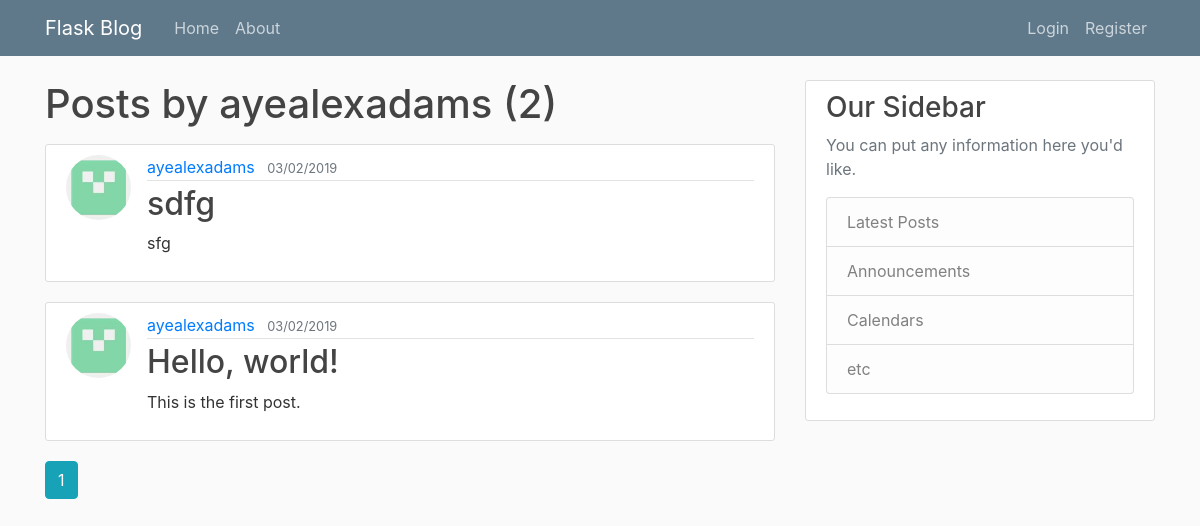
The page /user/ayealexadams/posts on the database its author committed.
### blog/models.py (models this page shows, shortened)
class User(db.Model, UserMixin):
	id = db.Column(db.Integer, primary_key=True)
	username = db.Column(db.String(20), unique=True, nullable=False)
	email = db.Column(db.String(120), unique=True, nullable=False)
	account_icon = db.Column(db.String(20), nullable=False, default="default.jpg")
	password = db.Column(db.String(60), nullable=False)
	posts = db.relationship("Post", backref="author", lazy=True)

class Post(db.Model):
	id = db.Column(db.Integer, primary_key=True)
	title = db.Column(db.String(100), nullable=False)
	content = db.Column(db.Text, nullable=False)
	date_posted = db.Column(db.DateTime, nullable=False, default=datetime.utcnow)
	deleted = db.Column(db.Boolean, nullable=False, default=False)
	user_id = db.Column(db.Integer, db.ForeignKey("user.id"), nullable=False)

### blog/routes.py (the view)
@app.route("/user/<string:username>/posts")
def user_posts(username):
	user = User.query.filter_by(username=username).first_or_404()
	page_num = request.args.get("page", 1, type=int)
	posts = Post.query.filter_by(author=user).order_by(Post.date_posted.desc()).paginate(per_page=5, page=page_num)
	return render_template("user_posts.html", user=user, posts=posts)

### blog/templates/user_posts.html (shortened to what this page needs)
{% extends "layout.html" %}
{% block content %}
<h1 class="mb-3">Posts by {{ user.username }} ({{ posts.total }})</h1>
{% for post in posts.items %}
<article class="media content-section">
	<img class="rounded-circle article-img" src="{{ url_for('static', filename='account_icons/' + post.author.account_icon) }}">
  	<div class="media-body">
    	<div class="article-metadata">
      		<a class="mr-2" href="{{ url_for('user_posts', username=post.author.username) }}">{{ post.author.username }}</a>
      		<small class="text-muted">{{ post.date_posted.strftime("%d/%m/%Y") }}</small>
    	</div>
    	<h2><a class="article-title" href="{{ url_for('post', post_id=post.id) }}">{{ post.title }}</a></h2>
    	<p class="article-content">{{ post.content }}</p>
  	</div>
</article>
{% endfor %}
{% for page_num in posts.iter_pages(left_edge=2, right_edge=2, left_current=2, right_current=3) %}
	{% if page_num %}
		{% if posts.page == page_num %}
		<a class="btn btn-info mb-4" href="{{ url_for('user_posts', username=user.username, page=page_num) }}">{{ page_num }}</a>
		{% else %}
		<a class="btn btn-outline-info mb-4" href="{{ url_for('user_posts', username=user.username, page=page_num) }}">{{ page_num }}</a>
		{% endif %}
	{% endif %}
{% endfor %}
{% endblock %}

### blog/static/main.css (style rules this page uses)
body { background: #fafafa; color: #333333; margin-top: 5rem; }
h1, h2, h3, h4, h5, h6 { color: #444444; }
.content-section { background: #ffffff; padding: 10px 20px; border: 1px solid #dddddd; border-radius: 3px; margin-bottom: 20px; }
.article-title { color: #444444; }
.article-content { white-space: pre-line; }
.article-img { height: 65px; width: 65px; margin-right: 16px; }
.article-metadata { padding-bottom: 1px; margin-bottom: 4px; border-bottom: 1px solid #e3e3e3 }

### rows shown on the page
User: username "ayealexadams"
Post: account_icon (placeholder picture), author.username "ayealexadams", date_posted "03/02/2019", title "sdfg", content "sfg"
Post: account_icon (placeholder picture), author.username "ayealexadams", date_posted "03/02/2019", title "Hello, world!", content "This is the first post."

### other values the page prints
{{ posts.total }} "2"
{{ page_num }} "1"
